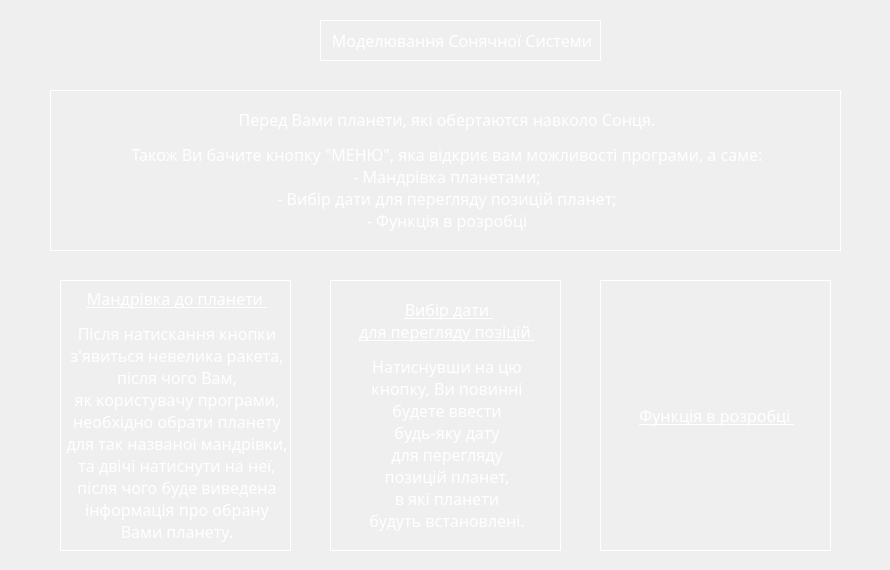
<?xml version="1.0" encoding="UTF-8"?>
<ui version="4.0">
 <class>AboutProgramForm</class>
 <widget class="QWidget" name="AboutProgramForm">
  <property name="geometry">
   <rect>
    <x>0</x>
    <y>0</y>
    <width>890</width>
    <height>570</height>
   </rect>
  </property>
  <property name="windowTitle">
   <string>Як користуватися</string>
  </property>
  <property name="styleSheet">
   <string notr="true">background-image: url(:/BackGround/Image/BackGroun.jpg);</string>
  </property>
  <widget class="QLabel" name="ltext">
   <property name="geometry">
    <rect>
     <x>50</x>
     <y>90</y>
     <width>791</width>
     <height>161</height>
    </rect>
   </property>
   <property name="font">
    <font>
     <family>Sitka Text</family>
     <pointsize>8</pointsize>
     <stylestrategy>PreferDefault</stylestrategy>
    </font>
   </property>
   <property name="styleSheet">
    <string notr="true">background: transparent;
color: rgb(255, 255, 255);
border-style: outset;
border-width: 1px;
border-color: rgb(255, 255, 255)</string>
   </property>
   <property name="text">
    <string>&lt;html&gt;&lt;head/&gt;&lt;body&gt;&lt;p align=&quot;center&quot;&gt;&lt;span style=&quot; font-size:12pt;&quot;&gt;Перед Вами планети, які обертаются навколо Сонця.&lt;/span&gt;&lt;/p&gt;&lt;p align=&quot;center&quot;&gt;&lt;span style=&quot; font-size:12pt;&quot;&gt;Також Ви бачите кнопку &amp;quot;МЕНЮ&amp;quot;, яка відкриє вам можливості програми, а саме:&lt;br/&gt;- Мандрівка планетами;&lt;br/&gt;- Вибір дати для перегляду позицій планет;&lt;br/&gt;- Функція в розробці&lt;/span&gt;&lt;/p&gt;&lt;/body&gt;&lt;/html&gt;</string>
   </property>
  </widget>
  <widget class="QLabel" name="lname">
   <property name="geometry">
    <rect>
     <x>320</x>
     <y>20</y>
     <width>281</width>
     <height>41</height>
    </rect>
   </property>
   <property name="font">
    <font>
     <family>Sitka Text</family>
     <pointsize>8</pointsize>
    </font>
   </property>
   <property name="styleSheet">
    <string notr="true">background: transparent;
color: rgb(255, 255, 255);
border-style: outset;
border-width: 1px;
border-color: rgb(255, 255, 255)</string>
   </property>
   <property name="text">
    <string>&lt;html&gt;&lt;head/&gt;&lt;body&gt;&lt;p align=&quot;center&quot;&gt;&lt;span style=&quot; font-size:12pt;&quot;&gt;Моделювання Сонячної Системи&lt;/span&gt;&lt;/p&gt;&lt;/body&gt;&lt;/html&gt;</string>
   </property>
  </widget>
  <widget class="QLabel" name="ltexttravel">
   <property name="geometry">
    <rect>
     <x>60</x>
     <y>280</y>
     <width>231</width>
     <height>271</height>
    </rect>
   </property>
   <property name="font">
    <font>
     <family>Sitka Text</family>
     <pointsize>8</pointsize>
    </font>
   </property>
   <property name="styleSheet">
    <string notr="true">background: transparent;
color: rgb(255, 255, 255);
border-style: outset;
border-width: 1px;
border-color: rgb(255, 255, 255)</string>
   </property>
   <property name="text">
    <string>&lt;html&gt;&lt;head/&gt;&lt;body&gt;&lt;p align=&quot;center&quot;&gt;&lt;span style=&quot; font-size:12pt; text-decoration: underline;&quot;&gt;Мандрівка до планети &lt;/span&gt;&lt;/p&gt;&lt;p align=&quot;center&quot;&gt;&lt;span style=&quot; font-size:12pt;&quot;&gt;Після натискання кнопки &lt;br/&gt;з'явиться невелика ракета, &lt;br/&gt;після чого Вам, &lt;br/&gt;як користувачу програми, &lt;br/&gt;необхідно обрати планету &lt;br/&gt;для так названої мандрівки, &lt;br/&gt;та двічі натиснути на неї, &lt;br/&gt;після чого буде виведена &lt;br/&gt;інформація про обрану &lt;br/&gt;Вами планету.&lt;/span&gt;&lt;/p&gt;&lt;/body&gt;&lt;/html&gt;</string>
   </property>
  </widget>
  <widget class="QLabel" name="ltextdata">
   <property name="geometry">
    <rect>
     <x>330</x>
     <y>280</y>
     <width>231</width>
     <height>271</height>
    </rect>
   </property>
   <property name="font">
    <font>
     <family>Sitka Text</family>
     <pointsize>8</pointsize>
    </font>
   </property>
   <property name="styleSheet">
    <string notr="true">background: transparent;
color: rgb(255, 255, 255);
border-style: outset;
border-width: 1px;
border-color: rgb(255, 255, 255)</string>
   </property>
   <property name="text">
    <string>&lt;html&gt;&lt;head/&gt;&lt;body&gt;&lt;p align=&quot;center&quot;&gt;&lt;span style=&quot; font-size:12pt; text-decoration: underline;&quot;&gt;Вибір дати &lt;br/&gt;для перегляду позіцій &lt;/span&gt;&lt;/p&gt;&lt;p align=&quot;center&quot;&gt;&lt;span style=&quot; font-size:12pt;&quot;&gt;Натиснувши на цю &lt;br/&gt;кнопку, Ви повинні &lt;br/&gt;будете ввести &lt;br/&gt;будь-яку дату &lt;br/&gt;для перегляду &lt;br/&gt;позицій планет, &lt;br/&gt;в які планети &lt;br/&gt;будуть встановлені.&lt;/span&gt;&lt;/p&gt;&lt;/body&gt;&lt;/html&gt;</string>
   </property>
  </widget>
  <widget class="QLabel" name="ltextfunc">
   <property name="geometry">
    <rect>
     <x>600</x>
     <y>280</y>
     <width>231</width>
     <height>271</height>
    </rect>
   </property>
   <property name="font">
    <font>
     <family>Sitka Text</family>
     <pointsize>8</pointsize>
    </font>
   </property>
   <property name="styleSheet">
    <string notr="true">background: transparent;
color: rgb(255, 255, 255);
border-style: outset;
border-width: 1px;
border-color: rgb(255, 255, 255)</string>
   </property>
   <property name="text">
    <string>&lt;html&gt;&lt;head/&gt;&lt;body&gt;&lt;p align=&quot;center&quot;&gt;&lt;span style=&quot; font-size:12pt; text-decoration: underline;&quot;&gt;Функція в розробці &lt;/span&gt;&lt;/p&gt;&lt;/body&gt;&lt;/html&gt;</string>
   </property>
  </widget>
 </widget>
 <resources/>
 <connections/>
</ui>
